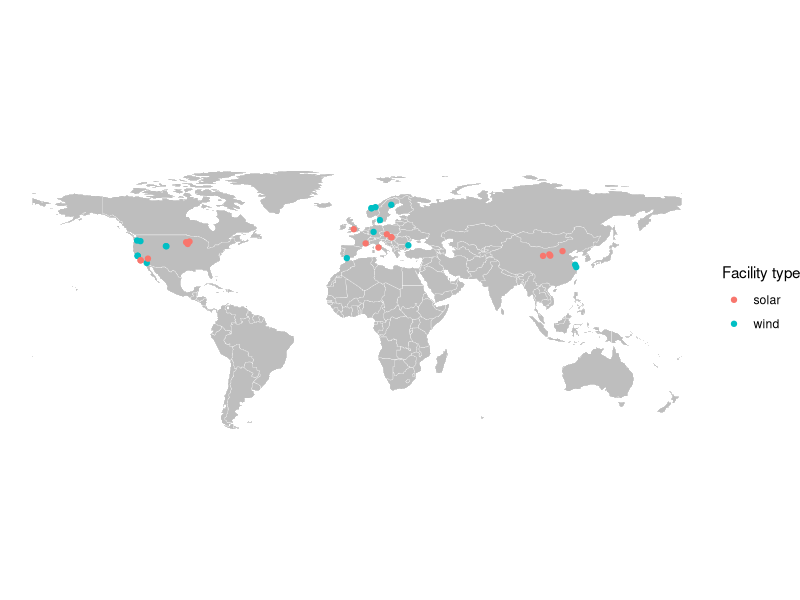
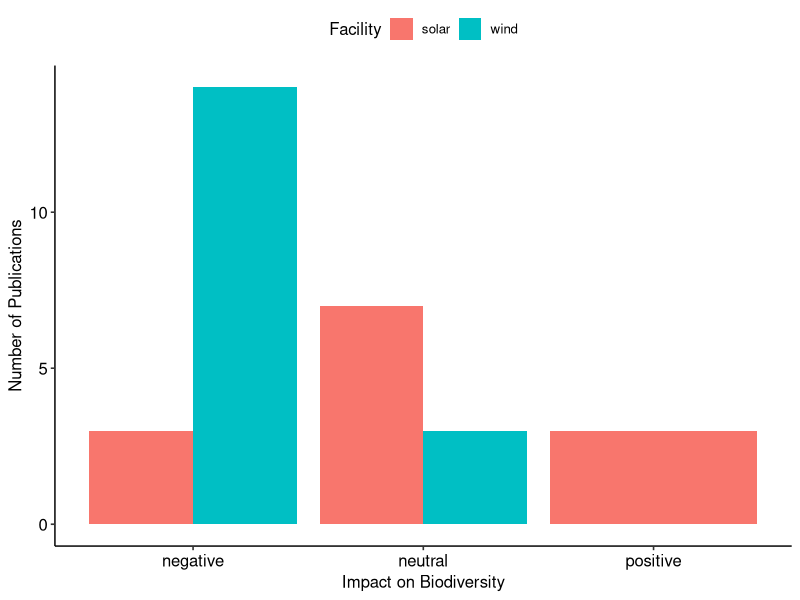
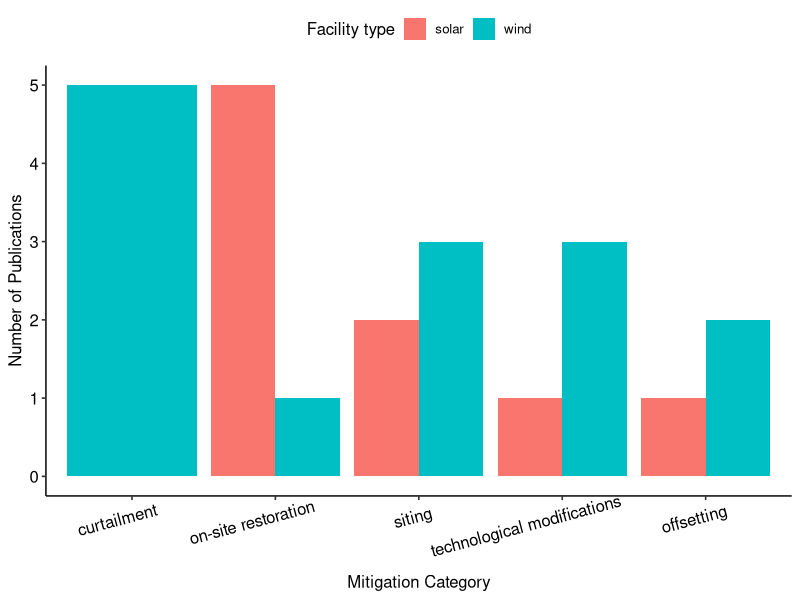
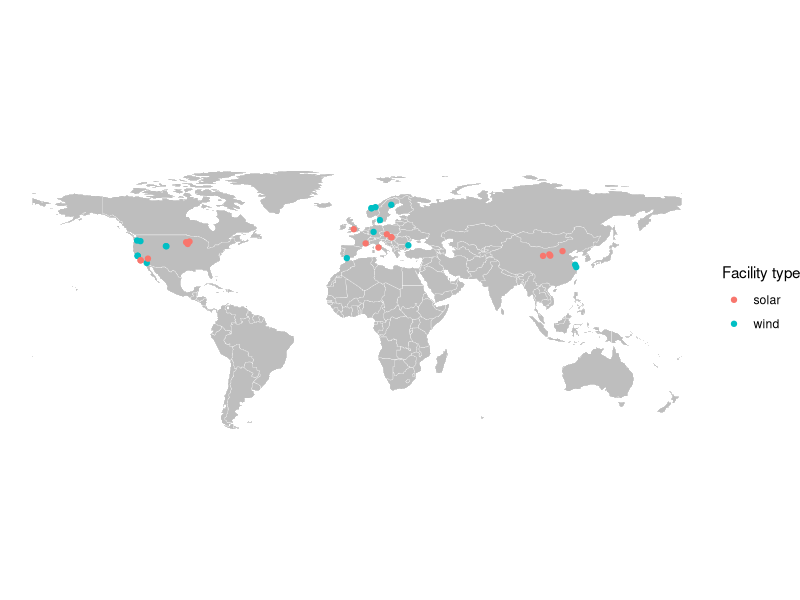
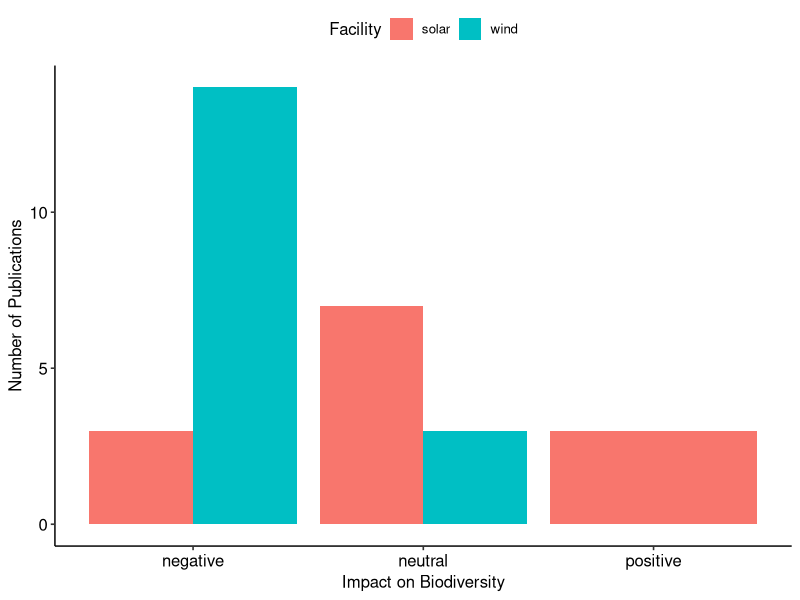
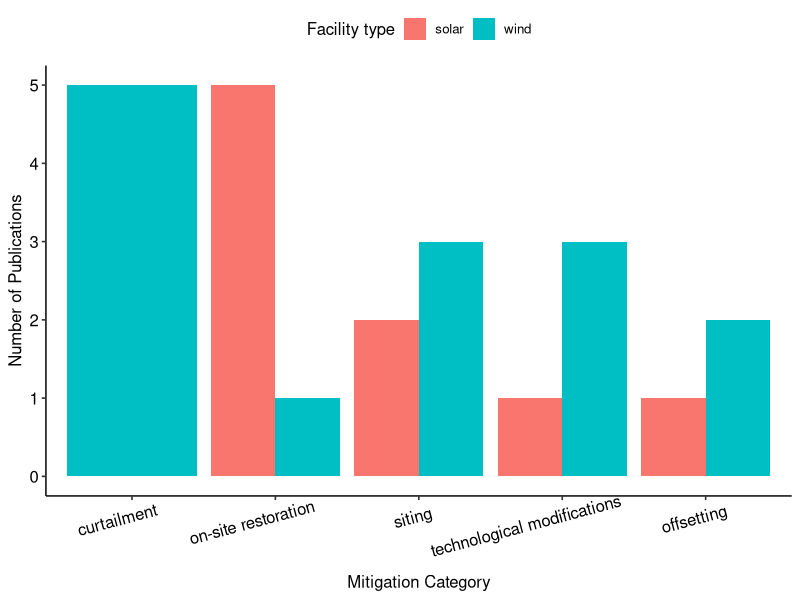

Write the R code that produced these figures, in order.
# source(scripts/install_packages.R) # uncomment and run to install necessary packages

library(tidyverse)
library(sf)
library(terra)
library(rnaturalearth)
library(ggpubr)




#### figures from more final data ####

# get data
sysrevdata <- readr::read_csv("data_input/wind_solar_biodiversity_sysreview_v2_20240930.csv")

# how many papers included currently?

length(unique(sysrevdata$title))
# 315

# filter to just unique papers, then count # wind, # solar
sysrevdata %>%
  dplyr::select(title, wind_solar) %>%
  dplyr::distinct() %>%
  dplyr::select(wind_solar) %>%
  table()
# wind_solar
# solar         wind windandsolar 
# 44          270            1 

# filter to just unique papers, then count # impact, # mitigation
sysrevdata %>%
  dplyr::select(title, topic) %>%
  dplyr::distinct() %>%
  dplyr::select(topic) %>%
  table()
# topic
# impact impactandmitigation          mitigation 
# 275                  20                  20 

# filter to just unique papers, then count wind/solar vs impact/mitigation
sysrevdata %>%
  dplyr::select(title, wind_solar, topic) %>%
  dplyr::distinct() %>%
  dplyr::group_by(wind_solar, topic) %>%
  dplyr::summarise(count_by_windsolarimpactmitigation = n())
# wind_solar   topic               count_by_windsolarimpactmitigation
# <chr>        <chr>                                            <int>
# 1 solar        impact                                              32
# 2 solar        impactandmitigation                                  4
# 3 solar        mitigation                                           8
# 4 wind         impact                                             242
# 5 wind         impactandmitigation                                 16
# 6 wind         mitigation                                          12
# 7 windandsolar impact                                               1


# locations ----

# count where studies located
sysrevdata %>%
  dplyr::select(title, region) %>%
  dplyr::distinct() %>%
  dplyr::select(region) %>%
  table()
# region
# Asia        Europe North America 
# 6            13            11 

# make map of locations of study
# first get world map data without Antarctica (not included)
worldmap <- rnaturalearth::ne_countries() %>% 
  filter(sovereignt != "Antarctica")

# then get spatial version of sys review data where lat/long available
sysrevlatlong <- sysrevdata %>%
  dplyr::select(title, wind_solar, latitude, longitude) %>%
  dplyr::filter(!is.na(latitude)) %>%
  dplyr::distinct() #%>%
  #sf::st_as_sf(coords = c("latitude", "longitude"))

# then plot background world map and points coloured by wind or solar
ggplot() +
  geom_sf(data = worldmap, fill = "grey", colour = "white", linewidth = 0.1) +
  theme_void() +
  geom_point(data = sysrevlatlong, aes(x = longitude, y = latitude, colour = wind_solar)) +
  labs(colour = "Facility type")
ggsave("figures/map_study_locations.png", width = 6, height = 4)
rm(worldmap, sysrevlatlong)



# and table for specific numbers
sysrevdata %>%
  dplyr::select(title, biodiversity_category) %>%
  dplyr::distinct() %>%
  dplyr::filter(!is.na(.$biodiversity_category)) %>% 
  dplyr::select(biodiversity_category) %>% 
  table()
# biodiversity_category
# Bats                       Birds  Invertebrates - Arthropods Invertebrates - Pollinators 
# 4                          11                           2                           1 
# Mammals                      Plants                    Reptiles 
# 2                           9                           1 

# make histogram of effect of wind and solar
sysrevdata %>%
  dplyr::select(title, wind_solar, effect_wind, effect_solar) %>%
  dplyr::distinct() %>%
  dplyr::filter_at(vars(effect_wind, effect_solar), any_vars(!is.na(.))) %>%
  tidyr::unite(col = "effect", effect_wind:effect_solar, na.rm = TRUE) %>%
  ggplot(aes(x = effect, fill = wind_solar)) +
  geom_bar(position = "dodge") +
  ggpubr::theme_pubr() +
  xlab("Impact on Biodiversity") +
  ylab("Number of Publications") +
  scale_fill_discrete(name = "Facility")
ggsave("figures/effect_development_barchart.png", width = 5, height = 4)

# mitigation ----

# now a bar chart showing mitigations suggested, and mitigation heirarchy
# given some have multiple suggestions have to summarise data a bit
sysrevdata %>%
  dplyr::select(title, mitigation_category, wind_solar) %>%
  dplyr::distinct() %>%
  dplyr::filter(!is.na(.$mitigation_category)) %>%
  # Split the categories and unnest them
  dplyr::mutate(mitigation_category = stringr::str_split(mitigation_category, ", ")) %>%
  tidyr::unnest(mitigation_category) %>%
  # Count occurrences of each category
  dplyr::group_by(mitigation_category, wind_solar) %>%
  dplyr::summarise(count = n(), .groups = 'drop') %>%
  ggplot(aes(x = reorder(mitigation_category, -count), y = count, fill = wind_solar)) +
  geom_bar(stat = "identity", position = "dodge") +
  ggpubr::theme_pubr() +
  xlab("Mitigation Category") +
  labs(fill = "Facility type") +
  ggpubr::rotate_x_text(angle = 15, hjust = 0.7, vjust = 0.9) +
  ylab("Number of Publications")
ggsave("figures/mitigation_cat_barplot.png", width = 5, height = 4)

# tables for numbers
sysrevdata %>%
  dplyr::select(title, `mitigation_suggested?`) %>%
  dplyr::distinct() %>%
  dplyr::filter(!is.na(.$`mitigation_suggested?`)) %>% 
  dplyr::select(`mitigation_suggested?`) %>% 
  table()
# mitigation_suggested?
#   no yes 
# 10  20 

# mitigation category
sysrevdata %>%
  dplyr::select(title, mitigation_category, wind_solar) %>%
  dplyr::distinct() %>%
  dplyr::filter(!is.na(.$mitigation_category)) %>%
  # Split the categories and unnest them
  dplyr::mutate(mitigation_category = stringr::str_split(mitigation_category, ", ")) %>%
  tidyr::unnest(mitigation_category) %>%
  # Count occurrences of each category
  dplyr::group_by(mitigation_category, wind_solar) %>%
  dplyr::summarise(count = n(), .groups = 'drop')
# mitigation_category         wind_solar count
# <chr>                       <chr>      <int>
# 1 curtailment                 wind           5
# 2 offsetting                  solar          1
# 3 offsetting                  wind           2
# 4 on-site restoration         solar          5
# 5 on-site restoration         wind           1
# 6 siting                      solar          2
# 7 siting                      wind           3
# 8 technological modifications solar          1
# 9 technological modifications wind           3

# explicit tests of mitigation
sysrevdata %>%
  dplyr::select(title, `mitigation_tested?`) %>%
  dplyr::distinct() %>%
  dplyr::filter(!is.na(.$`mitigation_tested?`)) %>% 
  dplyr::select(`mitigation_tested?`) %>% 
  table()
# mitigation_tested?
#   no yes 
# 23   7 

# explicit tests of mitigation
sysrevdata %>%
  dplyr::select(title, `mitigation_supported_by_explicit_test?`) %>%
  dplyr::distinct() %>%
  dplyr::filter(!is.na(.$`mitigation_supported_by_explicit_test?`)) %>% 
  dplyr::select(`mitigation_supported_by_explicit_test?`) %>% 
  table()
# mitigation_supported_by_explicit_test?
#   no yes 
# 3   7 
